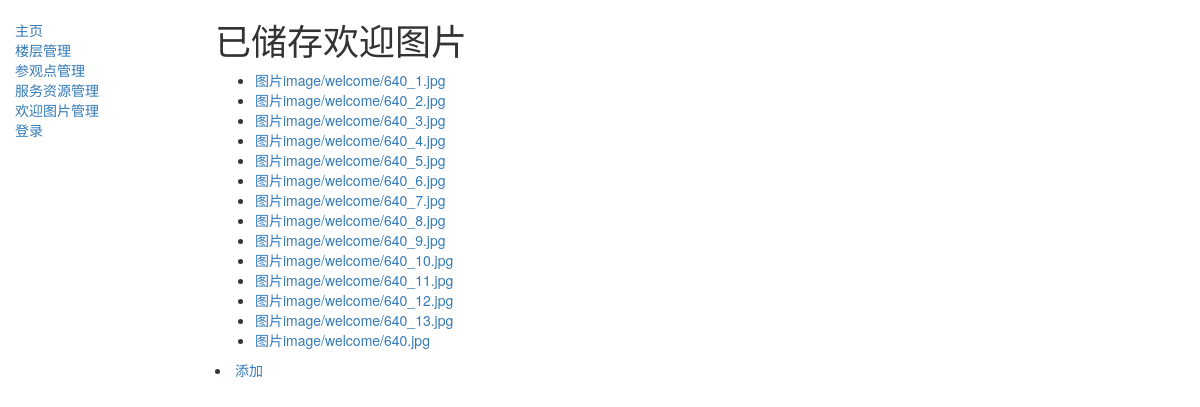
The app's page /manage/welcomeImages/ with its own data.
### Comment/models.py (models this page shows)
class WelcomeImage(models.Model):
    image = models.ImageField(upload_to='image/welcome', null=True, blank=True, verbose_name="欢迎图片")
    def get_absolute_url(self):
        return reverse('Comment:welcomeImage-detail', args=[str(self.id)])

### Comment/views.py (the view)
# urls.py: url(r'^manage/welcomeImages/$', views.WelcomeImageListView.as_view(), name='welcomeImages'),
class WelcomeImageListView(generic.ListView):
    model = WelcomeImage
    template_name = 'welcomeImage_list.html'

### templates/welcomeImage_list.html
{% extends "base_generic.html" %}
{% block content %}
    <h1>已储存欢迎图片</h1>
    {% if welcomeimage_list %}
    <ul>
      {% for welcomeimage in welcomeimage_list %}
      <li>
        <a href="{{ welcomeimage.get_absolute_url }}">图片{{ welcomeimage.image }}</a>
      </li>
      {% endfor %}
    </ul>
    {% else %}
      <p>暂无欢迎图片.</p>
    {% endif %}
    <li>
          <a href="{% url 'Comment:welcomeImage_create' %}">添加</a>
          </li>
{% endblock %}

### records on screen
WelcomeImage: image "image/welcome/640_1.jpg"
WelcomeImage: image "image/welcome/640_2.jpg"
WelcomeImage: image "image/welcome/640_3.jpg"
WelcomeImage: image "image/welcome/640_4.jpg"
WelcomeImage: image "image/welcome/640_5.jpg"
WelcomeImage: image "image/welcome/640_6.jpg"
WelcomeImage: image "image/welcome/640_7.jpg"
WelcomeImage: image "image/welcome/640_8.jpg"
WelcomeImage: image "image/welcome/640_9.jpg"
WelcomeImage: image "image/welcome/640_10.jpg"
WelcomeImage: image "image/welcome/640_11.jpg"
WelcomeImage: image "image/welcome/640_12.jpg"
WelcomeImage: image "image/welcome/640_13.jpg"
WelcomeImage: image "image/welcome/640.jpg"
